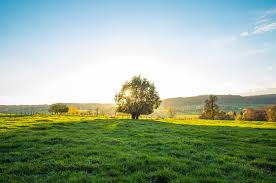
#> input picture imagenes/1.jpg, 276 x 183 px; its folder holds only this picture in this run
$ python Imagen.py
#> lines starting #> are read from the running program, lines starting #| are printed output that depends on the picture
from PIL import Image
from matplotlib import pyplot as plt
import numpy as np
import os

if __name__ =="__main__":
    absolute_path=os.path.dirname(__file__)
    relative_path="imagenes"
    full_path=os.path.join(absolute_path,relative_path)

    x=128
    y=128
    for file in os.listdir(full_path):
        if file.endswith(".jpg"):
            img_path=os.path.join(full_path, file)
            img=Image.open(img_path)
#> img is the input picture: PIL image 276x183 RGB; mean R, G, B 151, 170.1, 146.9

            imgRGB=img.resize((128,128),resample=Image.Resampling.BICUBIC)
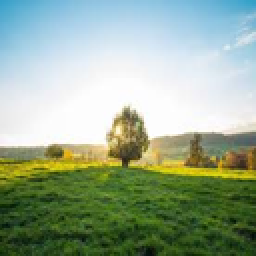
#> imgRGB: PIL image 128x128 RGB (shown 2 times larger); mean R, G, B 151, 170.1, 146.9
            imgHSV=imgRGB.convert("HSV")
#> imgHSV: PIL image 128x128 HSV; mean H, S, V 86.3, 92.6, 178

            data=np.array(imgHSV)
            C=np.array(imgRGB)
            R=C[:,:,0]
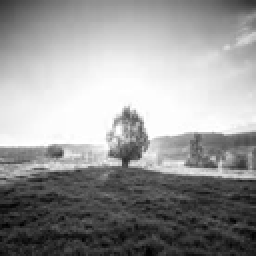
#> R: shape (128, 128) (shown 2 times larger); min 0, max 255, mean 151
            G=C[:,:,1]
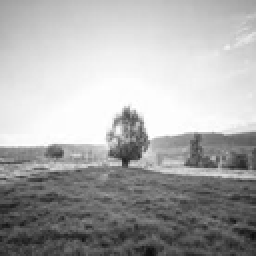
#> G: shape (128, 128) (shown 2 times larger); min 12, max 255, mean 170.1
            B=C[:,:,2]
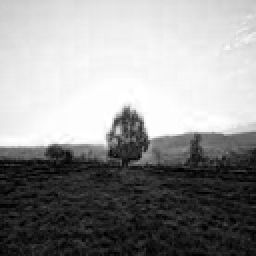
#> B: shape (128, 128) (shown 2 times larger); min 0, max 255, mean 146.9

            color_math=[]
            for i in range(x):
                for j in range(y):
                    color_math.append((R[i,j]/255, G[i,j]/255, B[i,j]/255))
#> after the loop, color_math = 16384 items, first 6: (0.208, 0.62, 0.788), (0.22, 0.624, 0.788), (0.224, 0.627, 0.788), (0.235, 0.631, 0.792), (0.243, 0.639, 0.796), (0.255, 0.639, 0.792)

            color_math=np.array(color_math)

            fig=plt.figure(figsize=(10,7))
            ax=plt.axes(projection="3d")
            plt.scatter(data[:,:,0],data[:,:,1],data[:,:,2], c=color_math)

            plt.show()
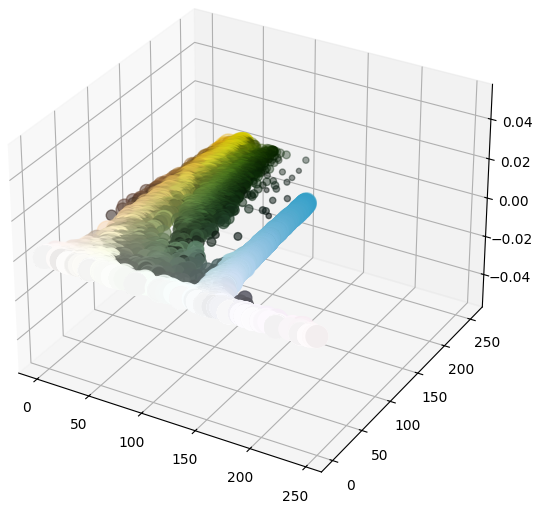
#> figure drawn by matplotlib, 1 panel

$ run again, on imagenes/2.jpg
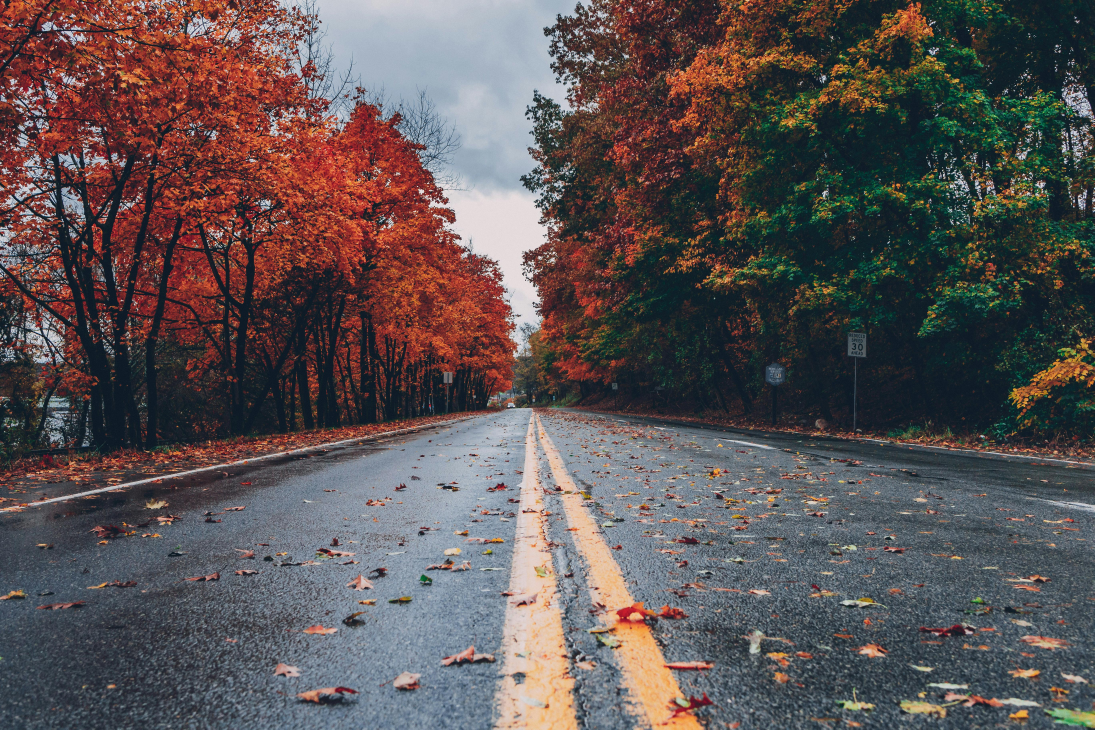
#> input picture imagenes/2.jpg, 5472 x 3648 px (shown at 1/5 size)
#> img is the input picture: PIL image 5472x3648 RGB; mean R, G, B 91.6, 83, 83.7
#> imgHSV: PIL image 128x128 HSV; mean H, S, V 116.2, 80.2, 103.1
#> `B=C[:,:,2]`:
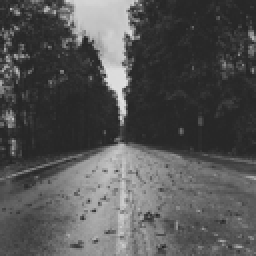
#> B: shape (128, 128) (shown 2 times larger); min 35, max 228, mean 83.7
#> after the loop `for i in range(x):`: color_math = 16384 items, first 6: (0.392, 0.216, 0.196), (0.565, 0.247, 0.176), (0.722, 0.341, 0.2), (0.686, 0.365, 0.243), (0.573, 0.247, 0.188), (0.424, 0.204, 0.184)
#> `plt.show()`:
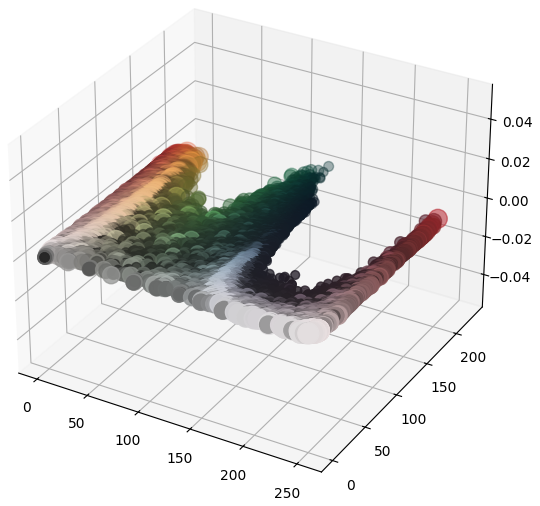
#> figure drawn by matplotlib, 1 panel

$ run again, on imagenes/3.jpg
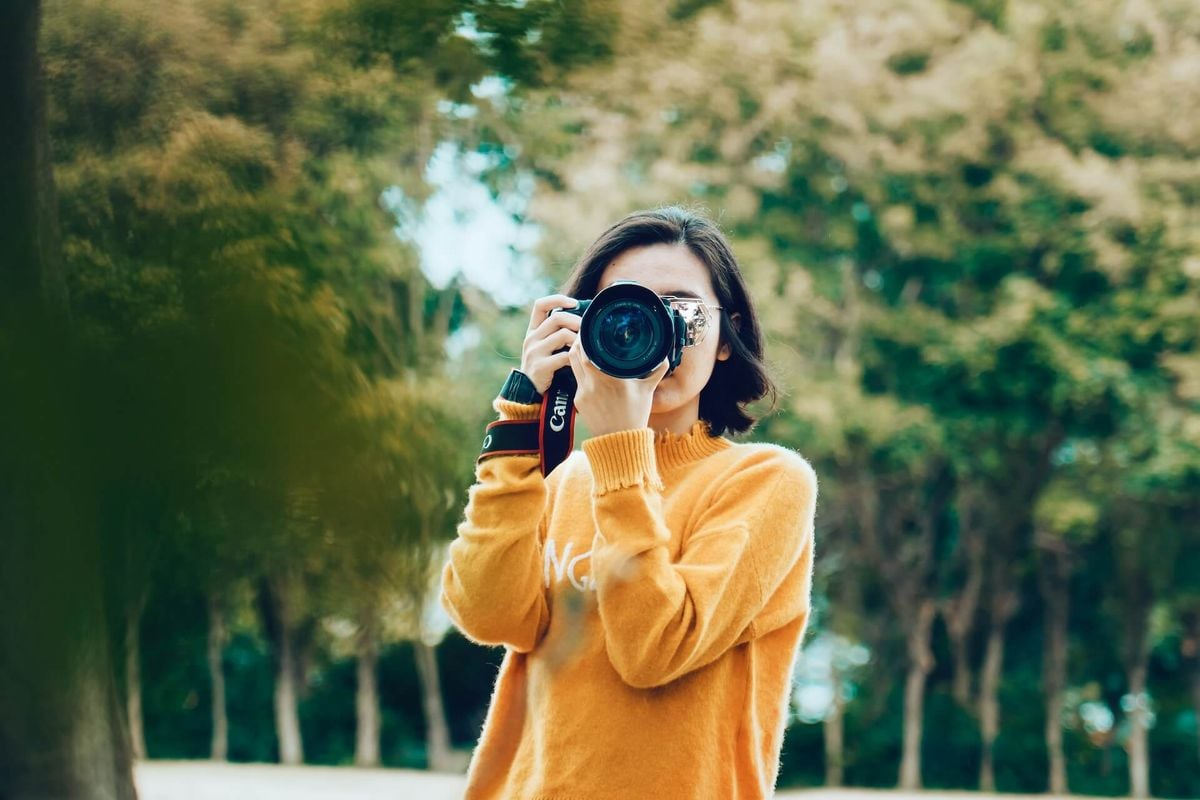
#> input picture imagenes/3.jpg, 1200 x 800 px
#> img is the input picture: PIL image 1200x800 RGB; mean R, G, B 100.7, 108.2, 75.7
#> imgHSV: PIL image 128x128 HSV; mean H, S, V 70.4, 120, 118.3
#> `B=C[:,:,2]`:
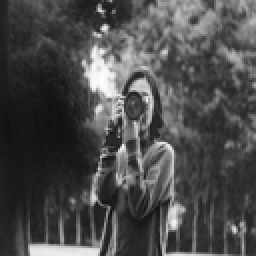
#> B: shape (128, 128) (shown 2 times larger); min 12, max 252, mean 75.7
#> after the loop `for i in range(x):`: color_math = 16384 items, first 6: (0.0588, 0.137, 0.133), (0.0745, 0.145, 0.137), (0.098, 0.161, 0.149), (0.118, 0.173, 0.149), (0.31, 0.325, 0.231), (0.435, 0.443, 0.282)
#> `plt.show()`:
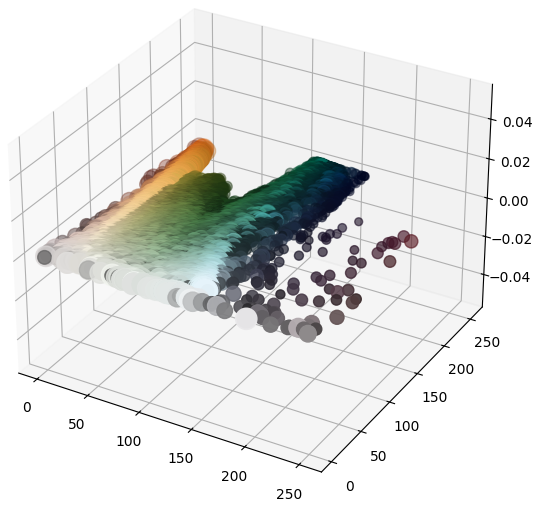
#> figure drawn by matplotlib, 1 panel
